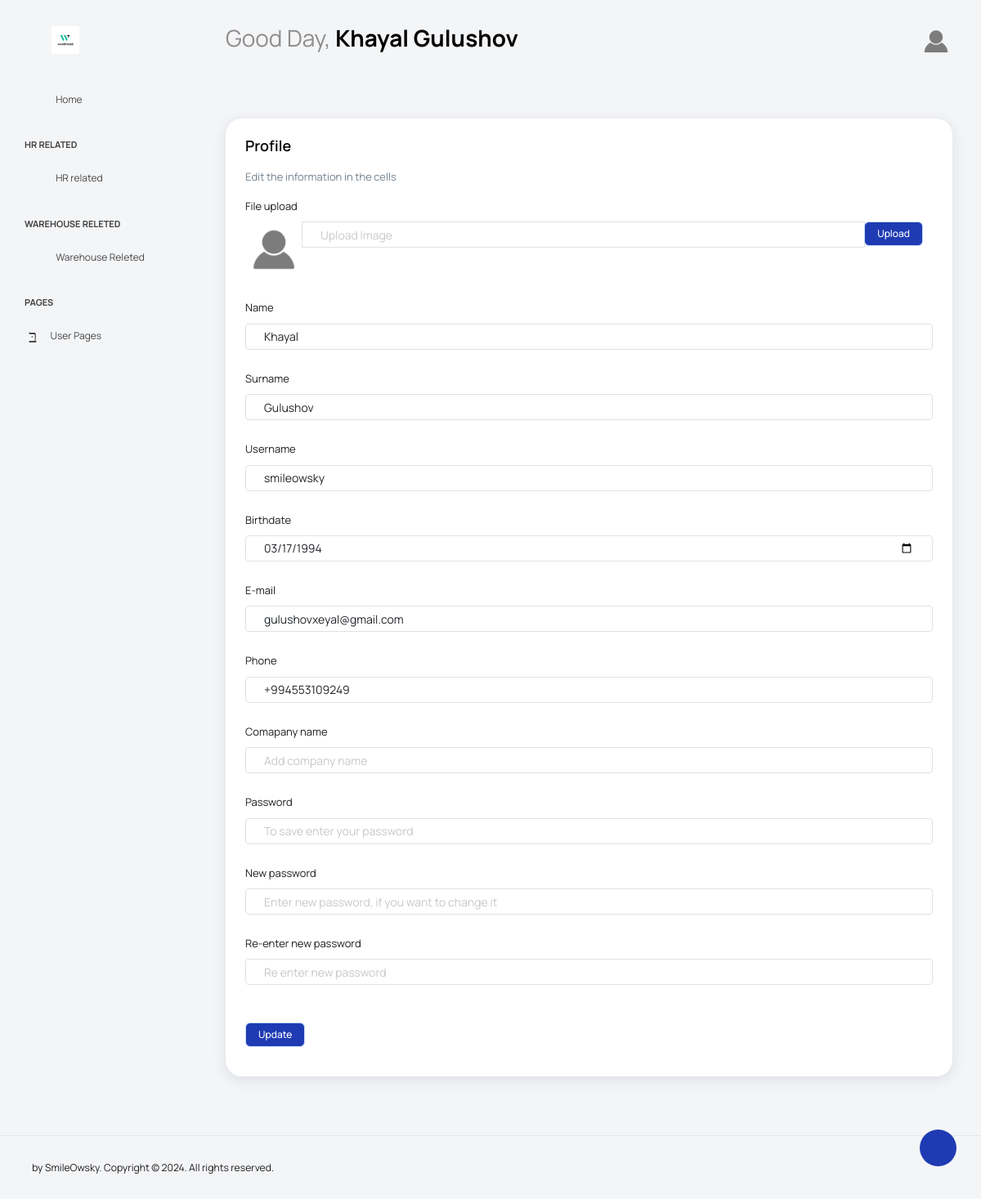
/user_profile (signed in), run on the app's committed database.
### main/models.py (models this page shows)
class myUser(AbstractUser):
    profile_photo = models.ImageField(
        upload_to='media/', blank=True, null=True)
    comp_name = models.CharField(max_length=20)
    birth_date = models.DateField()
    phone = models.CharField(max_length=15)

### main/views.py (the view)
# urls.py: path('user_profile', views.user_profile, name='user_profile'),
def user_profile(request):
    return render(request, 'profile.html')

### main/templates/profile.html (shortened to what this page needs)
{% extends 'main_layout.html' %}
{% block 'content' %}
<div class="row">
  <div class="col-12 grid-margin stretch-card">
    <div class="card">
      <div class="card-body">
        <h4 class="card-title">Profile</h4>
        <p class="card-description">
          Edit the information in the cells
        </p>
        <form method="post" enctype="multipart/form-data" action="{% url 'user_profile_update' %}">
          <div class="form-group">
            <label>File upload</label>
            <div class="input-group col-xs-12">
              <img class="img-md rounded-circle" style="width: 70px; height: 60;"
                src="{% if request.user.profile_photo == '' %}/uploads/default_profile_pic.png{% else %} {{ request.user.profile_photo }} {% endif %}">
              <input type="text" class="form-control file-upload-info" disabled placeholder="Upload Image" name="photo">
              <span class="input-group-append">
                <button class="file-upload-browse btn btn-primary text-white" type="button">Upload</button>
              </span>
            </div>
          </div>
          <div class="form-group">
            <label>Name</label>
            <input type="text" name="name" value="{{request.user.first_name}}" class="form-control">
          </div>
          <div class="form-group">
            <label>Surname</label>
            <input type="text" name="surname" value="{{request.user.last_name}}" class="form-control">
          </div>
          <div class="form-group">
            <label>Username</label>
            <input type="text" name="user_name" value="{{request.user.username}}" class="form-control">
          </div>
          <div class="form-group">
            <label>Birthdate</label>
            <input type="date" name="u_birth" value="{{request.user.birth_date | date:'Y-m-d'}}" class="form-control">
          </div>
          <div class="form-group">
            <label>E-mail</label>
            <input type="email" name="email" value="{{request.user.email}}" class="form-control">
          </div>
          <div class="form-group">
            <label>Phone</label>
            <input type="tel" name="tel_n" value="{{request.user.phone}}" placeholder="Add phone number"
              class="form-control">
          </div>
          <div class="form-group">
            <label>Comapany name</label>
            <input type="text" name="company_n" value="{{request.user.comp_name}}" placeholder="Add company name"
              class="form-control">
          </div>
          <div class="form-group">
            <label>Password</label>
            <input type="password" name="password" placeholder="To save enter your password" class="form-control">
          </div>
          <div class="form-group">
            <label>New password</label>
            <input type="password" name="n_password" placeholder="Enter new password, if you want to change it"
              class="form-control">
          </div>
          <div class="form-group">
            <label>Re-enter new password</label>
            <input type="password" name="c_password" placeholder="Re enter new password" class="form-control"><br>
          </div>
          <button type="submit" name="update" class="btn btn-primary me-2 text-white">Update</button>
        </form>
      </div>
    </div>
  </div>
</div>
{% endblock %}

### main/templates/main_layout.html (shortened to what this page needs)
{% load static %}
{% if request.user.is_authenticated %}
<!DOCTYPE html>
<html lang="en">
<head>
  <link rel="stylesheet" href="{% static 'vendors/feather/feather.css' %}">
  <link rel="stylesheet" href="{% static 'vendors/mdi/css/materialdesignicons.min.css' %}">
  <link rel="stylesheet" href="{% static 'vendors/ti-icons/css/themify-icons.css' %}">
  <link rel="stylesheet" href="{% static 'vendors/typicons/typicons.css' %}">
  <link rel="stylesheet" href="{% static 'vendors/simple-line-icons/css/simple-line-icons.css' %}">
  <link rel="stylesheet" href="{% static 'vendors/css/vendor.bundle.base.css' %}">
  <link rel="stylesheet" href="{% static 'css/vertical-layout-light/style.css' %}">
  <link rel="stylesheet" href="https://rawgit.com/enyo/dropzone/master/dist/dropzone.css">
</head>
<body>
  <div class="container-scroller">
    <nav class="navbar default-layout col-lg-12 col-12 p-0 fixed-top d-flex align-items-top flex-row">
      <div class="text-center navbar-brand-wrapper d-flex align-items-center justify-content-start">
        <div class="me-3">
          <button class="navbar-toggler navbar-toggler align-self-center" type="button" data-bs-toggle="minimize">
            <span class="icon-menu"></span>
          </button>
        </div>
        <div>
          <a class="navbar-brand brand-logo" href="{% url 'home' %}">
            <img src="/uploads/warehouse_as_a_service_logo.png" alt="logo">
          </a>
        </div>
      </div>
      <div class="navbar-menu-wrapper d-flex align-items-top">
        <ul class="navbar-nav">
          <li class="nav-item font-weight-semibold d-none d-lg-block ms-0">
            {% if request.user.is_authenticated %}
            <h1 class="welcome-text">Good Day, <span class="text-black fw-bold">{{request.user.first_name}}
                {{request.user.last_name}}</span></h1>
            {% else %}
            <h1 class="welcome-text">Welcome to "WarehouzZ"<span class="text-black fw-bold"></span></h1>
            <h3 class="welcome-sub-text">To use the "WarehouzZ" please register or log in to your account</h3>
            {% endif %}
          </li>
        </ul>
        <ul class="navbar-nav ms-auto">
          <li class="nav-item">
            <form method="post" class="search-form" action="#table">
              <i class="icon-search"></i>
              <input type="search" name="question" class="form-control" placeholder="Search Here" title="Search here">
            </form>
          </li>
          <li class="nav-item dropdown d-none d-lg-block user-dropdown">
            <a class="nav-link" id="UserDropdown" href="#" data-bs-toggle="dropdown" aria-expanded="false">
              {% if request.user.is_authenticated %}
              <img class="img-xs rounded-circle"
                src="{% if request.user.profile_photo == '' %}/uploads/default_profile_pic.png {% else %} {{ request.user.profile_photo }} {% endif %}"
                alt="Profile image" style="width: 40px; height: 40px;"> </a>
            {% else %}
            <img class="img-xs rounded-circle" src="/uploads/default_profile_pic.png" alt="Profile image"
              style="width: 40px; height: 40px;"> </a>
            {% endif %}
          </li>
        </ul>
      </div>
    </nav>
    <div class="container-fluid page-body-wrapper">
      <div class="theme-setting-wrapper">
        <div id="settings-trigger"><i class="ti-settings"></i></div>
      </div>
      <nav class="sidebar sidebar-offcanvas" id="sidebar">
        <ul class="nav">
          <li class="nav-item">
            <a class="nav-link" href="{% url 'home' %}">
              <i class="mdi mdi-home menu-icon"></i>
              <span class="menu-title">Home</span>
            </a>
          </li>
          {% if request.user.is_authenticated %}
          <li class="nav-item nav-category">HR Related</li>
          <li class="nav-item">
            <a class="nav-link" data-bs-toggle="collapse" href="#ui-basic" aria-expanded="false"
              aria-controls="ui-basic">
              <i class="mdi mdi-file-document menu-icon"></i>
              <span class="menu-title">HR related</span>
              <i class="menu-arrow"></i>
            </a>
          </li>
          <li class="nav-item nav-category">Warehouse Releted</li>
          <li class="nav-item">
            <a class="nav-link" data-bs-toggle="collapse" href="#form-elements" aria-expanded="false"
              aria-controls="form-elements">
              <i class="mdi mdi-store menu-icon"></i>
              <span class="menu-title">Warehouse Releted</span>
              <i class="menu-arrow"></i>
            </a>
          </li>
          <li class="nav-item nav-category">pages</li>
          <li class="nav-item">
            <a class="nav-link" data-bs-toggle="collapse" href="#auth" aria-expanded="false" aria-controls="auth">
              <i class="menu-icon mdi mdi-account-circle-outline"></i>
              <span class="menu-title">User Pages</span>
              <i class="menu-arrow"></i>
            </a>
          </li>
          {% endif %}
        </ul>
      </nav>
      <div class="main-panel">
        <div class="content-wrapper">
          <div class="row">
            <div class="col-sm-12">
              <div class="home-tab">
                <div class="tab-content tab-content-basic">
                  <div class="tab-pane fade show active" id="overview" role="tabpanel" aria-labelledby="overview">
                    {% block 'content' %} {% endblock %}
                  </div>
                </div>
              </div>
            </div>
          </div>
        </div>
      </div>
    </div>
    <footer class="footer">
      <div class="d-sm-flex justify-content-center justify-content-sm-between">
        <span class="float-none float-sm-right d-block mt-1 mt-sm-0 text-center">by SmileOwsky. Copyright © 2024. All
          rights
          reserved.</span>
      </div>
    </footer>
  </div>
</body>
</html>
{%else%}
<meta http-equiv="refresh" content="0; URL={%url 'home'%}">
{%endif%}

### data on the page
myUser: user.first_name "Khayal", user.last_name "Gulushov", name "Khayal", surname "Gulushov", user_name "smileowsky", u_birth "03/17/1994", email "gulushovxeyal@gmail.com", tel_n "+994553109249"
